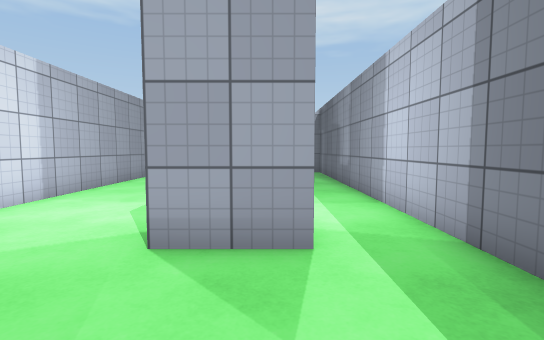
[1] (above)

13 first-person views from a walk through a 3-D level made in the Unity game engine. The camera is 1.2 m above the floor, tilts 4° down and sees 85° across. The floor is counted in squares, 1 m on a side. Each view is taken from the middle of a square. On the plan, view 1 faces up. The plan holds only what a view shows up to about 13 squares ahead; the rest is blank. Surface patterns are stand-ins for the level's own textures.

[2]
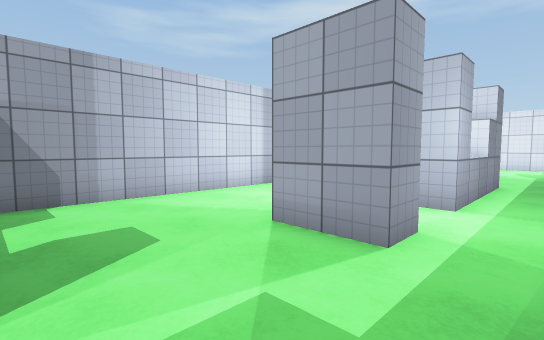

[3]
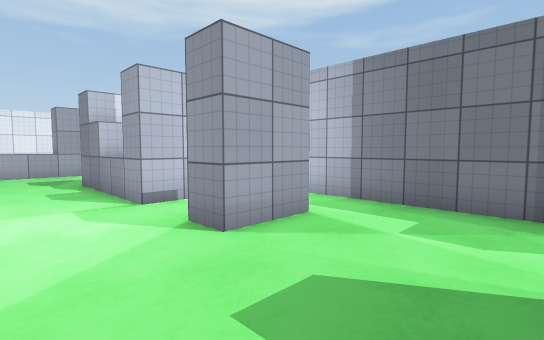

[4]
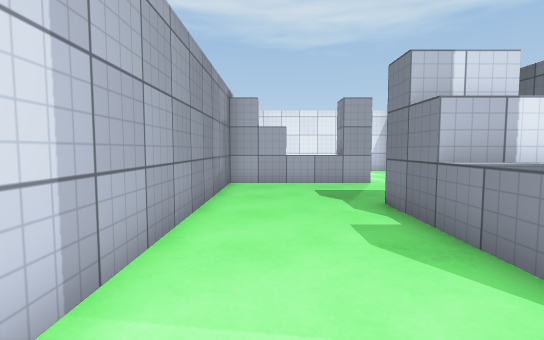

[5]
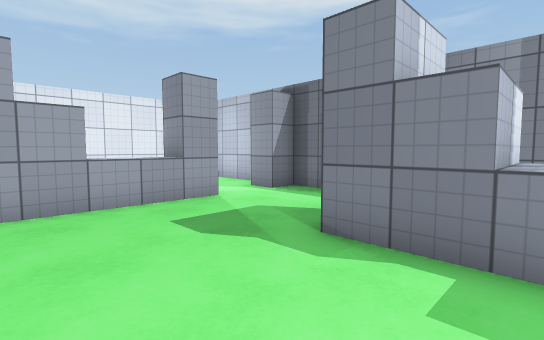

[6]
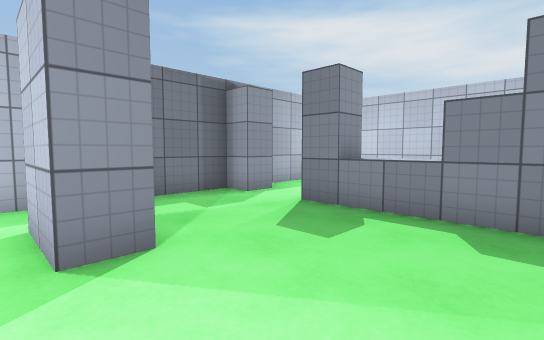

[7]
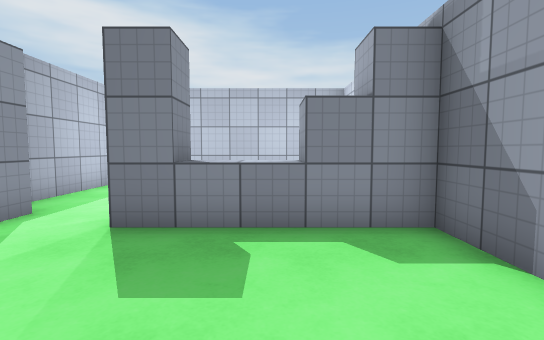

[8]
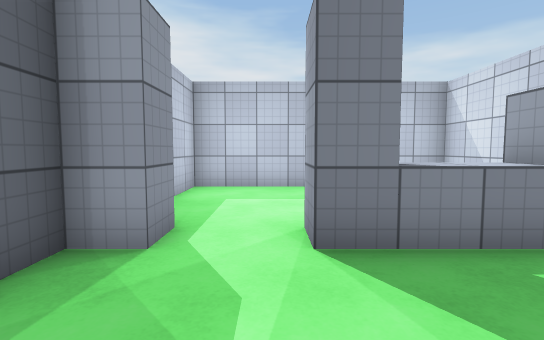

[9]
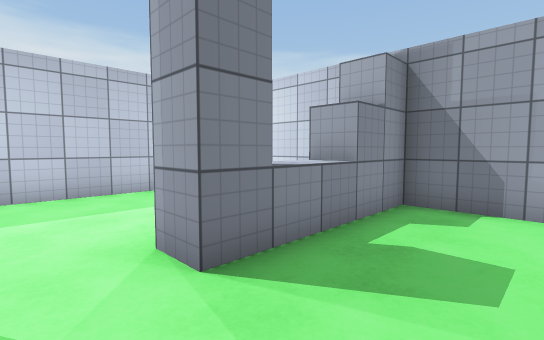

[10]
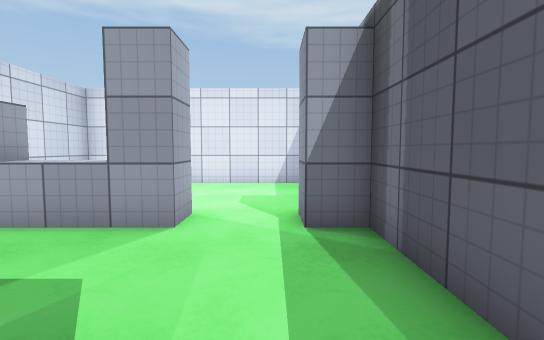

[11]
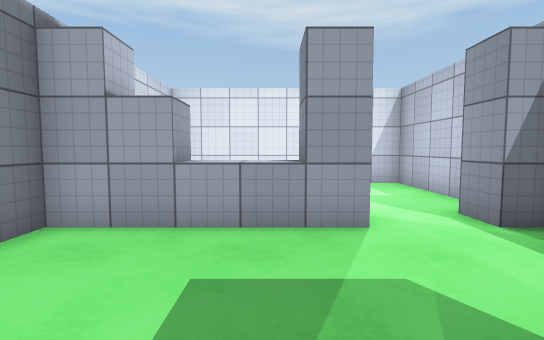

[12]
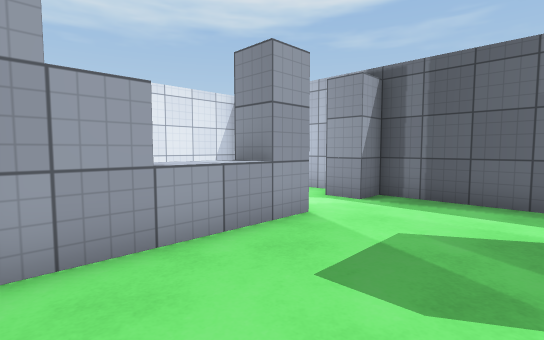

[13]
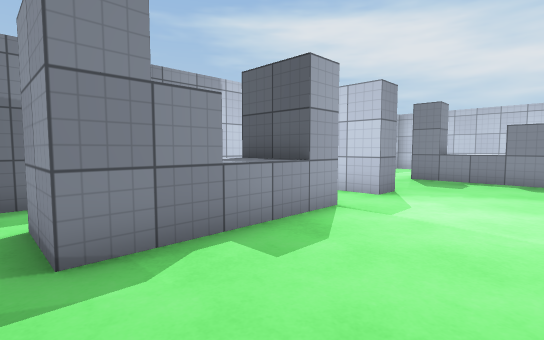

### Floor plan
Key: @ floor where view 1 was taken; # wall or solid block; . floor; ^ raised ledge.
Columns run from 6 left of view 1 to 3 right of it. Each row starts with its distance up from view 1.
 22 ##########
 21 #   .....#
 20 #    ....#
 19 #    ....#
 18      ....#
 17      ....#
 16 ###^^#..##
 15 #........#
 14 #........#
 13 #........#
 12 #........#
 11 #....##..#
 10 #....##..#
  9 #....^^..#
  8 #....^^..#
  7 #....##..#
  6 #........#
  5 #........#
  4 #....##..#
  3 #........#
  2 #........#
  1 #........#
  0 #.....@..#
 -1 ###^^#..##
 -2 #    ....#
 -3 #    ....#
 -4 #   .....#
 -5 #   .....#
 -6 #   .....#
 -7 ##########

Where each view was taken, in squares from view 1:
view 1: 0 up, 0 right, facing up
view 2: 0 up, 2 right, facing up-left
view 3: 0 up, 4 left, facing up-right
view 4: 5 up, 4 left, facing up
view 5: 9 up, 5 left, facing up-right
view 6: 5 up, 5 left, facing down-right
view 7: 4 up, 3 left, facing down
view 8: 3 up, 0 right, facing down
view 9: 2 up, 1 right, facing down-left
view 10: 11 up, 1 right, facing up
view 11: 11 up, 2 left, facing up
view 12: 12 up, 5 left, facing up-right
view 13: 12 up, 5 left, facing down-right
